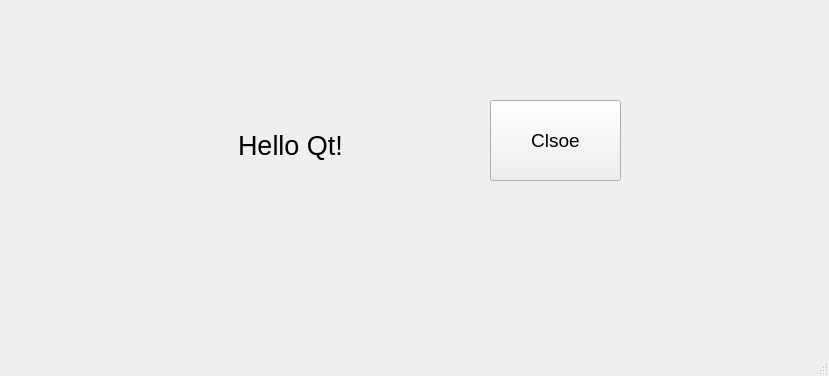
<?xml version="1.0" encoding="UTF-8"?>
<ui version="4.0">
 <class>MainWindow</class>
 <widget class="QMainWindow" name="MainWindow">
  <property name="geometry">
   <rect>
    <x>0</x>
    <y>0</y>
    <width>829</width>
    <height>376</height>
   </rect>
  </property>
  <property name="font">
   <font>
    <family>Arial</family>
    <pointsize>14</pointsize>
   </font>
  </property>
  <property name="windowTitle">
   <string>MainWindow</string>
  </property>
  <widget class="QWidget" name="centralwidget">
   <widget class="QLabel" name="LabDemo">
    <property name="geometry">
     <rect>
      <x>150</x>
      <y>70</y>
      <width>281</width>
      <height>151</height>
     </rect>
    </property>
    <property name="font">
     <font>
      <family>Arial</family>
      <pointsize>20</pointsize>
     </font>
    </property>
    <property name="text">
     <string>Hello Qt!</string>
    </property>
    <property name="alignment">
     <set>Qt::AlignCenter</set>
    </property>
   </widget>
   <widget class="QPushButton" name="btnClose">
    <property name="geometry">
     <rect>
      <x>490</x>
      <y>100</y>
      <width>131</width>
      <height>81</height>
     </rect>
    </property>
    <property name="text">
     <string>Clsoe</string>
    </property>
   </widget>
  </widget>
  <widget class="QMenuBar" name="menubar">
   <property name="geometry">
    <rect>
     <x>0</x>
     <y>0</y>
     <width>829</width>
     <height>32</height>
    </rect>
   </property>
  </widget>
  <widget class="QStatusBar" name="statusbar"/>
 </widget>
 <resources/>
 <connections>
  <connection>
   <sender>btnClose</sender>
   <signal>clicked()</signal>
   <receiver>MainWindow</receiver>
   <slot>close()</slot>
   <hints>
    <hint type="sourcelabel">
     <x>375</x>
     <y>442</y>
    </hint>
    <hint type="destinationlabel">
     <x>399</x>
     <y>299</y>
    </hint>
   </hints>
  </connection>
 </connections>
</ui>
